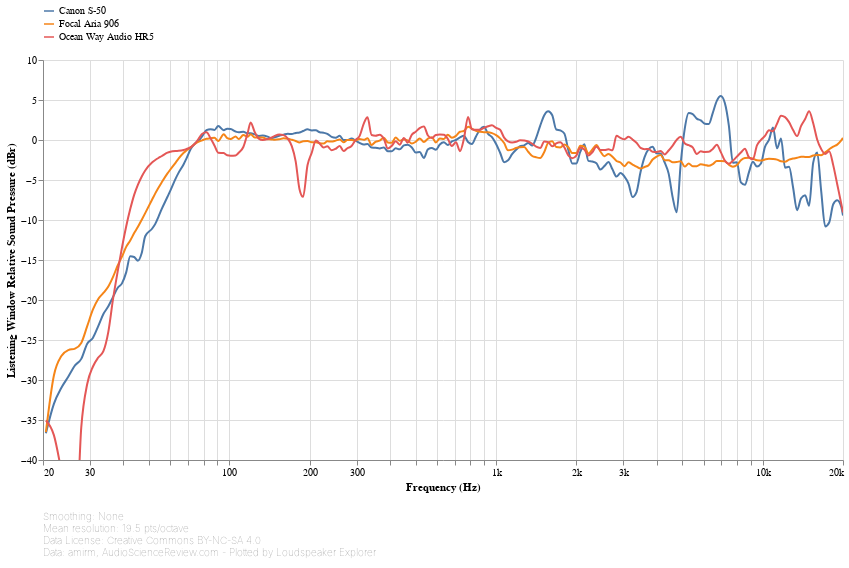

The notebook cell this image was saved under:
### Markdown cell above
[ANSI-CTA-2034-A](https://shop.cta.tech/products/standard-method-of-measurement-for-in-home-loudspeakers) section 5.2 defines the Listening Window (**LW**) curve as the power average of the responses at **±0-10° vertical and ±0-30° horizontal angles**.

### Code cell
#@markdown
standalone_speaker_frequency_response_db_chart(
    ('CEA2034', 'Listening Window'),
    sound_pressure_yaxis(title_prefix='Listening Window'))

### Figure 1 — Vega-Lite specification as saved in the notebook (floating-point values rounded to 4 significant figures; data arrays with more than 128 entries replaced by an {"elided": "..."} marker saying what was removed)
{"config": {"view": {"continuousWidth": 400, "continuousHeight": 300, "opacity": 0}}, "vconcat": [{"layer": [{"mark": {"type": "line", "clip": true, "interpolate": "monotone"}, "encoding": {"opacity": {"condition": {"value": 1, "selection": "selector034"}, "value": 0.2}}, "selection": {"selector034": {"type": "multi", "encodings": ["color"], "bind": "legend"}, "selector036": {"type": "interval", "bind": "scales", "encodings": ["x", "y"]}, "selector037": {"type": "single", "fields": ["speaker"], "bind": {"input": "select", "options": [null, "Canon S-50", "Focal Aria 906", "Ocean Way Audio HR5"], "labels": ["All", "Canon S-50", "Focal Aria 906", "Ocean Way Audio HR5"], "name": "Speaker: "}}}}, {"mark": {"type": "circle", "clip": true, "size": 100}, "encoding": {"fillOpacity": {"condition": {"value": 0.3, "selection": "selector035"}, "value": 0}}, "selection": {"selector035": {"type": "single", "on": "mouseover", "clear": "mouseout", "empty": "none", "encodings": ["x", "y"]}}}], "data": {"name": "data-aaa52d46003f0893048a4dca0848cbb9"}, "encoding": {"color": {"type": "nominal", "field": "speaker", "legend": {"direction": "vertical", "labelLimit": 600, "orient": "top", "symbolType": "stroke"}, "title": null}, "tooltip": [{"type": "nominal", "field": "speaker", "title": "Speaker"}, {"type": "quantitative", "field": "frequency", "format": ".03s", "title": "Frequency (Hz)"}, {"type": "quantitative", "field": "value", "format": ".2f", "title": "Value (dB)"}], "x": {"type": "quantitative", "axis": {"format": "s"}, "field": "frequency", "scale": {"base": 10, "domain": [20, 20000], "nice": false, "type": "log"}, "title": "Frequency (Hz)"}, "y": {"type": "quantitative", "axis": {"grid": true}, "field": "value", "scale": {"domain": [-40, 10]}, "title": ["Listening Window Relative Sound Pressure (dBr)"]}}, "height": 400, "transform": [{"flatten": ["frequency", "value"]}, {"filter": {"selection": "selector037"}}], "width": 800}, {"mark": "text", "height": 1, "title": {"text": ["Smoothing: None", "Mean resolution: 19.5 pts/octave", "Data License: Creative Commons BY-NC-SA 4.0", "Data: amirm, AudioScienceReview.com - Plotted by Loudspeaker Explorer"], "anchor": "start", "color": "gray", "fontSize": 10, "fontWeight": "lighter"}, "width": 600}], "resolve": {"legend": {"color": "independent"}}, "$schema": "https://vega.github.io/schema/vega-lite/v4.8.1.json", "datasets": {"data-aaa52d46003f0893048a4dca0848cbb9": [{"speaker": "Canon S-50", "frequency": {"elided": "194 float values"}, "value": {"elided": "194 float values"}}, {"speaker": "Focal Aria 906", "frequency": {"elided": "194 float values"}, "value": {"elided": "194 float values"}}, {"speaker": "Ocean Way Audio HR5", "frequency": {"elided": "194 float values"}, "value": {"elided": "194 float values"}}]}}
